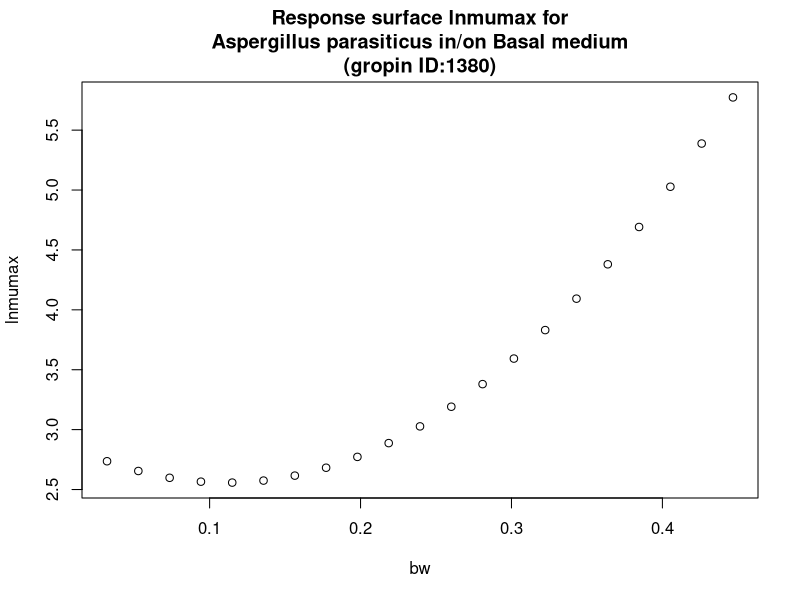

R code for this plot:
#############################
# start of Parameter script
#############################
bw <- seq(0.032032,0.446753246753247,length.out=21)
#############################
# end of Parameter script
#############################
############################# 
# start of Model script Gropin ID 1380 
#############################
 
# constant coefficients for this model
 
variables <- data.frame(bw)
argumentsPar <- expand.grid(variables)
 
# heart of the model
response_surface <- function(bw) {
   mumax <-(2.910-6.346*bw+28.55*bw^2)

return(mumax=mumax)
} 

# output parameters
responseSurface <- cbind(argumentsPar,response_surface(argumentsPar['bw']))
colnames(responseSurface) <- c(colnames(argumentsPar),'lnmumax')
#############################
# End of Model script
#############################
############################# 
# start of Visualisation script Gropin ID 1380 
#############################
plot(bw,responseSurface$'lnmumax',xlab='bw',
                          ylab='lnmumax',main='Response surface lnmumax for
Aspergillus parasiticus in/on Basal medium
(gropin ID:1380)')
#############################
# End of Visualisation script
#############################
